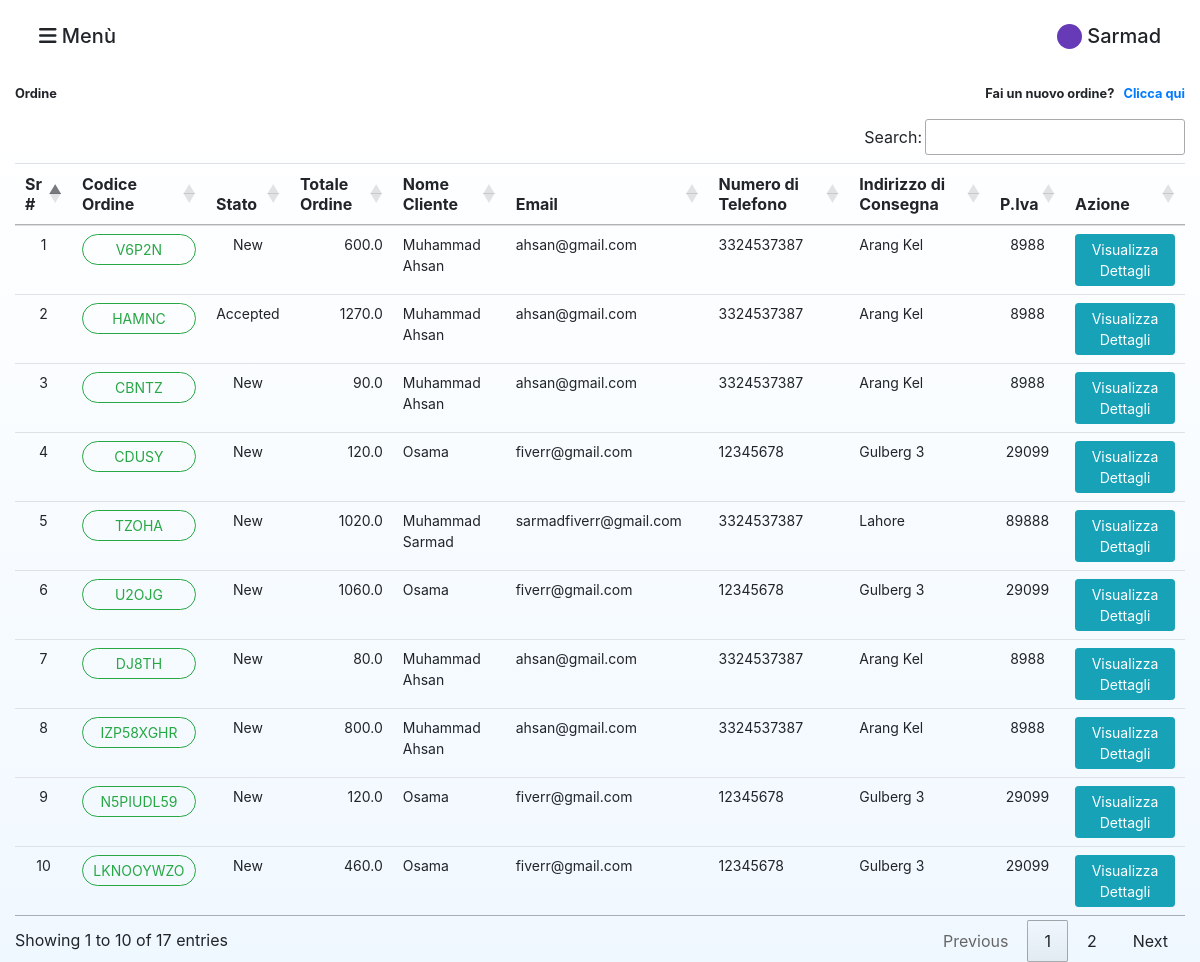
Page /order/all-orders/ (signed in) on the committed database.
### order/models.py (models this page shows, shortened)
class Order(models.Model):
    STATUS = (
        ('New', 'New'),
        ('Accepted', 'Accepted'),
        ('Preaparing', 'Preaparing'),
        ('OnShipping', 'OnShipping'),
        ('Completed', 'Completed'),
        ('Canceled', 'Canceled'),
    )
    user = models.ForeignKey(User, on_delete=models.SET_NULL, null=True)
    code = models.CharField(max_length=10, editable=False )
    customer = models.ForeignKey(Customer, on_delete=models.SET_NULL, null=True, default=0)
    total = models.FloatField()
    status=models.CharField(max_length=10,choices=STATUS,default='New')
    ip = models.CharField(blank=True, max_length=255)
    note = models.CharField(blank=True, max_length=255)
    create_at=models.DateTimeField(auto_now_add=True)
    update_at=models.DateTimeField(auto_now=True)

### agents/models.py (models this page shows, shortened)
class Customer(models.Model):
    name = models.CharField(max_length=64)
    email = models.CharField(max_length=64)
    phone = models.IntegerField()
    region = models.CharField(max_length=64)
    billing_address = models.CharField(max_length=400)
    delivery_address = models.CharField(max_length=400)
    vat_number = models.IntegerField()
    pub_date = models.DateTimeField('date published')
    created_by = models.ForeignKey(settings.AUTH_USER_MODEL, on_delete=models.CASCADE, related_name="agent", blank=True)

### order/views.py (the view)
# urls.py: path('all-orders/', views.orders, name='orders'),
def orders(request):
    current_user = User.objects.get(username=request.user.username)
    allOrders = Order.objects.filter(user_id=current_user.id)
    return render(request, 'agents/orders_all.html', {
            'orders': allOrders
    })

### agents/templates/agents/orders_all.html (shortened to what this page needs)
{% extends "agents/layout.html" %}
{% load static %}
{% block body %}
{% include "agents/sidenav.html" %}
<div class="parent-div-products-page ">
    <div class="container-fluid">
            <div class="row align-items-center">
                <div class="col-6 mt-1 mb-3">
                <div style="float: left;" class="btn-group" role="group">
                    <small>Ordine</small>
                </div>
            </div>
            <div class="col-6 mt-1 mb-3">
                <div style="float: right;" class="btn-group" role="group">
                    <small>Fai un nuovo ordine? &nbsp;<a href="{% url 'agents:customers' user.username %}"> Clicca qui</a></small>
                </div>
            </div>
            {% if orders %}
                <div class="col-12">
                    <div  class="table-responsive">
                        <table  id="customers_table" class="table table-hover">
                            <thead>
                            <tr>
                                <th align="center">Sr #</th>
                                <th align="center">Codice Ordine</th>
                                <th align="center">Stato</th>
                                <th  align="center">Totale Ordine</th>
                                <th  >Nome Cliente</th>
                                <th  >Email</th>
                                <th  >Numero di Telefono</th>
                                <th  >Indirizzo di Consegna</th>
                                <th  >P.Iva</th>
                                <th  align="center">Azione</th>
                            </tr>
                            </thead>
                            <tbody>
                                {% for order in orders %}
                            <tr class="col-form-label col-form-label-sm">
                                    <td  align="center">{{ forloop.counter }}</td>
                                    <td  align="center">
                                        <a href="{% url 'order:order_detailed' order.id %}" style="border-radius: 25px;" class="btn btn-sm btn-outline-success w-100">
                                            {{order.code}}
                                        </a>
                                    </td>
                                    <td align="center">{{order.status}}</td>
                                    <td align="right">{{order.total}}</td>
                                    <td >{{order.customer.name|capfirst}}</td>
                                    <td >{{order.customer.email}}</td>
                                    <td >{{order.customer.phone}}</td>
                                    <td >{{order.customer.delivery_address}}</td>
                                    <td align="center">{{order.customer.vat_number}}</td>
                                    <td align="center">
                                        <a href="{% url 'order:order_detailed' order.id %}" class="btn btn-info btn-sm">Visualizza Dettagli</a>
                                    </td>
                            </tr>
                            {% endfor %}
                            </tbody>
                        </table>
                    </div>
                </div>
            {% else %}
                <div align="center" class="col-12 mt-5">
                    <img class="w-25" src="{% static 'agents/images/not_found.svg' %}"/>
                    <h5 class="col-form-label col-form-label-md pt-3">Non trovato!</h5>
                  </div>
            {% endif %}
        </div>
    </div>
</div>
{% endblock %}

### agents/templates/agents/sidenav.html (shortened to what this page needs)
  <div class="container-fluid">
    <div class="row pt-4 pb-4 pl-4 pr-4">
      <div class="col-6">
        <h5 style="cursor:pointer" onclick="openNav()"><i class="fas fa-bars"></i> Menù</h5>
      </div>
      <div class="col-6">
        {% if user%}
            <div style="float: right;">
              <span class="dot"></span>
              <h5 class="agent-username" style="float: right;"> {{user.username}}</h5>
            </div>
        {% endif %}
      </div>
    </div>
  </div>

### staticfiles/agents/css/style.css (style rules this page uses)
body { font-family: Circular, -apple-system, BlinkMacSystemFont, Roboto, Helvetica Neue, sans-serif; -webkit-font-smoothing: antialiased; }
.parent-div-products-page { background: linear-gradient(0deg, aliceblue, transparent); min-height: -webkit-fill-available; }
.dot { margin-right: 5px; height: 25px; width: 25px; background-color: #673AB7; border-radius: 50%; display: inline-block; }
.agent-username { text-transform: capitalize; }
.small, small { font-size: 80%; font-weight: bold; }

### rows in the picture
Order: code "V6P2N", status "New", total "600.0", customer.name "Muhammad Ahsan", customer.email "ahsan@gmail.com", customer.phone "3324537387", customer.delivery_address "Arang Kel", customer.vat_number "8988"
Order: code "HAMNC", status "Accepted", total "1270.0", customer.name "Muhammad Ahsan", customer.email "ahsan@gmail.com", customer.phone "3324537387", customer.delivery_address "Arang Kel", customer.vat_number "8988"
Order: code "CBNTZ", status "New", total "90.0", customer.name "Muhammad Ahsan", customer.email "ahsan@gmail.com", customer.phone "3324537387", customer.delivery_address "Arang Kel", customer.vat_number "8988"
Order: code "CDUSY", status "New", total "120.0", customer.name "Osama", customer.email "fiverr@gmail.com", customer.phone "12345678", customer.delivery_address "Gulberg 3", customer.vat_number "29099"
Order: code "TZOHA", status "New", total "1020.0", customer.name "Muhammad Sarmad", customer.email "sarmadfiverr@gmail.com", customer.phone "3324537387", customer.delivery_address "Lahore", customer.vat_number "89888"
Order: code "U2OJG", status "New", total "1060.0", customer.name "Osama", customer.email "fiverr@gmail.com", customer.phone "12345678", customer.delivery_address "Gulberg 3", customer.vat_number "29099"
Order: code "DJ8TH", status "New", total "80.0", customer.name "Muhammad Ahsan", customer.email "ahsan@gmail.com", customer.phone "3324537387", customer.delivery_address "Arang Kel", customer.vat_number "8988"
Order: code "IZP58XGHR", status "New", total "800.0", customer.name "Muhammad Ahsan", customer.email "ahsan@gmail.com", customer.phone "3324537387", customer.delivery_address "Arang Kel", customer.vat_number "8988"
Order: code "N5PIUDL59", status "New", total "120.0", customer.name "Osama", customer.email "fiverr@gmail.com", customer.phone "12345678", customer.delivery_address "Gulberg 3", customer.vat_number "29099"
Order: code "LKNOOYWZO", status "New", total "460.0", customer.name "Osama", customer.email "fiverr@gmail.com", customer.phone "12345678", customer.delivery_address "Gulberg 3", customer.vat_number "29099"

### other values in the picture
{{ user.username }} "Sarmad"
